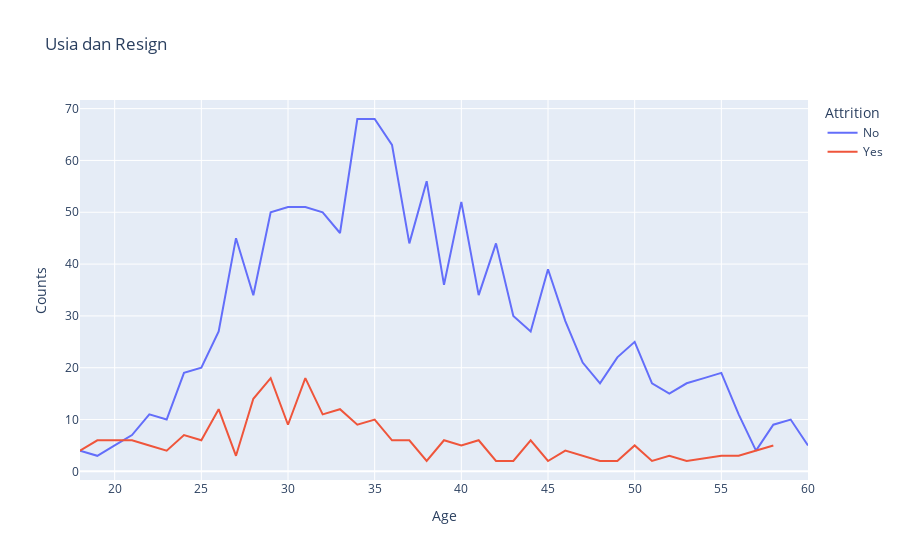

Source (notebook cell):
### Markdown cell above
Data yang kita miliki imbalance, data Attrition `No` ukuranya 6x lipat dari pada `Yes`

### Code cell
age_att=df0.groupby(['Age','Attrition']).apply(lambda x:x['DailyRate'].count()).reset_index(name='Counts')
px.line(age_att,x='Age',y='Counts',color='Attrition',title='Usia dan Resign ')

### Figure 1 — Plotly figure (JSON) as saved in the notebook; plotly's stock layout.template omitted (floating-point values rounded to 4 significant figures)
{"data": [{"hovertemplate": "Attrition=No<br>Age=%{x}<br>Counts=%{y}<extra></extra>", "legendgroup": "No", "line": {"color": "#636efa", "dash": "solid"}, "marker": {"symbol": "circle"}, "mode": "lines", "name": "No", "orientation": "v", "showlegend": true, "type": "scatter", "x": [18, 19, 20, 21, 22, 23, 24, 25, 26, 27, 28, 29, 30, 31, 32, 33, 34, 35, 36, 37, 38, 39, 40, 41, 42, 43, 44, 45, 46, 47, 48, 49, 50, 51, 52, 53, 54, 55, 56, 57, 58, 59, 60], "xaxis": "x", "y": [4, 3, 5, 7, 11, 10, 19, 20, 27, 45, 34, 50, 51, 51, 50, 46, 68, 68, 63, 44, 56, 36, 52, 34, 44, 30, 27, 39, 29, 21, 17, 22, 25, 17, 15, 17, 18, 19, 11, 4, 9, 10, 5], "yaxis": "y"}, {"hovertemplate": "Attrition=Yes<br>Age=%{x}<br>Counts=%{y}<extra></extra>", "legendgroup": "Yes", "line": {"color": "#EF553B", "dash": "solid"}, "marker": {"symbol": "circle"}, "mode": "lines", "name": "Yes", "orientation": "v", "showlegend": true, "type": "scatter", "x": [18, 19, 20, 21, 22, 23, 24, 25, 26, 27, 28, 29, 30, 31, 32, 33, 34, 35, 36, 37, 38, 39, 40, 41, 42, 43, 44, 45, 46, 47, 48, 49, 50, 51, 52, 53, 55, 56, 58], "xaxis": "x", "y": [4, 6, 6, 6, 5, 4, 7, 6, 12, 3, 14, 18, 9, 18, 11, 12, 9, 10, 6, 6, 2, 6, 5, 6, 2, 2, 6, 2, 4, 3, 2, 2, 5, 2, 3, 2, 3, 3, 5], "yaxis": "y"}], "layout": {"legend": {"title": {"text": "Attrition"}, "tracegroupgap": 0}, "title": {"text": "Usia dan Resign "}, "xaxis": {"anchor": "y", "domain": [0, 1], "title": {"text": "Age"}}, "yaxis": {"anchor": "x", "domain": [0, 1], "title": {"text": "Counts"}}}}
